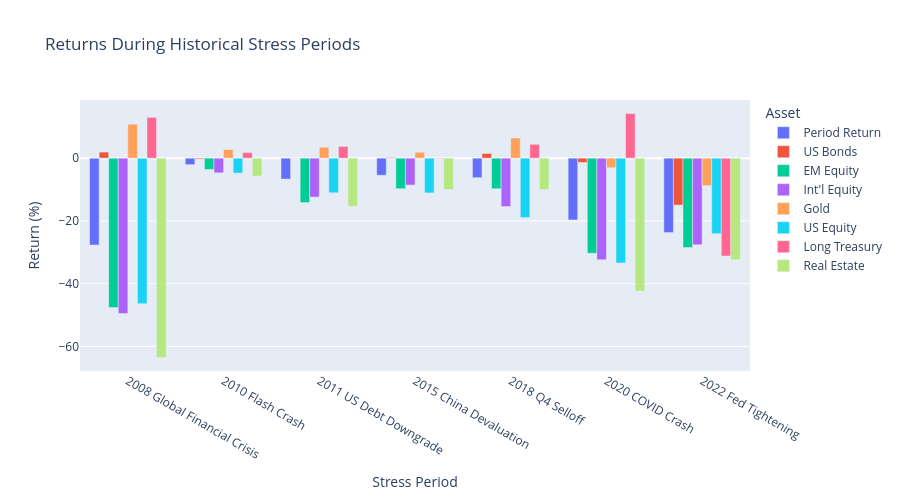

Source (notebook cell):
### Markdown cell above
Historical replay shows how a diversified portfolio behaves when correlations compress and
defensive sleeves are tested alongside equities. The next chart makes the cross-asset damage
pattern easier to compare across crises.

### Code cell
# Visualize stress period returns
stress_df = pd.DataFrame(
    {
        name: {
            **{"Period Return": result["cum_return"] * 100},
            **{SYMBOLS[k]: v * 100 for k, v in result["asset_returns"].items()},
        }
        for name, result in stress_results.items()
    }
).T

fig = px.bar(
    stress_df.reset_index().melt(id_vars="index", var_name="Asset", value_name="Return"),
    x="index",
    y="Return",
    color="Asset",
    barmode="group",
    title="Returns During Historical Stress Periods",
)
fig.update_layout(
    xaxis_title="Stress Period",
    yaxis_title="Return (%)",
    height=500,
)
fig.show()

### Figure 1 — Plotly figure (JSON) as saved in the notebook; plotly's stock layout.template omitted (floating-point values rounded to 4 significant figures)
{"data": [{"alignmentgroup": "True", "hovertemplate": "Asset=Period Return<br>index=%{x}<br>Return=%{y}<extra></extra>", "legendgroup": "Period Return", "marker": {"color": "#636efa", "pattern": {"shape": ""}}, "name": "Period Return", "offsetgroup": "Period Return", "orientation": "v", "showlegend": true, "textposition": "auto", "type": "bar", "x": ["2008 Global Financial Crisis", "2010 Flash Crash", "2011 US Debt Downgrade", "2015 China Devaluation", "2018 Q4 Selloff", "2020 COVID Crash", "2022 Fed Tightening"], "xaxis": "x", "y": [-27.69, -2.066, -6.664, -5.44, -6.214, -19.69, -23.71], "yaxis": "y"}, {"alignmentgroup": "True", "hovertemplate": "Asset=US Bonds<br>index=%{x}<br>Return=%{y}<extra></extra>", "legendgroup": "US Bonds", "marker": {"color": "#EF553B", "pattern": {"shape": ""}}, "name": "US Bonds", "offsetgroup": "US Bonds", "orientation": "v", "showlegend": true, "textposition": "auto", "type": "bar", "x": ["2008 Global Financial Crisis", "2010 Flash Crash", "2011 US Debt Downgrade", "2015 China Devaluation", "2018 Q4 Selloff", "2020 COVID Crash", "2022 Fed Tightening"], "xaxis": "x", "y": [1.945, -0.2959, -0.08282, 0.1829, 1.502, -1.37, -14.96], "yaxis": "y"}, {"alignmentgroup": "True", "hovertemplate": "Asset=EM Equity<br>index=%{x}<br>Return=%{y}<extra></extra>", "legendgroup": "EM Equity", "marker": {"color": "#00cc96", "pattern": {"shape": ""}}, "name": "EM Equity", "offsetgroup": "EM Equity", "orientation": "v", "showlegend": true, "textposition": "auto", "type": "bar", "x": ["2008 Global Financial Crisis", "2010 Flash Crash", "2011 US Debt Downgrade", "2015 China Devaluation", "2018 Q4 Selloff", "2020 COVID Crash", "2022 Fed Tightening"], "xaxis": "x", "y": [-47.61, -3.585, -14.14, -9.733, -9.755, -30.29, -28.51], "yaxis": "y"}, {"alignmentgroup": "True", "hovertemplate": "Asset=Int'l Equity<br>index=%{x}<br>Return=%{y}<extra></extra>", "legendgroup": "Int'l Equity", "marker": {"color": "#ab63fa", "pattern": {"shape": ""}}, "name": "Int'l Equity", "offsetgroup": "Int'l Equity", "orientation": "v", "showlegend": true, "textposition": "auto", "type": "bar", "x": ["2008 Global Financial Crisis", "2010 Flash Crash", "2011 US Debt Downgrade", "2015 China Devaluation", "2018 Q4 Selloff", "2020 COVID Crash", "2022 Fed Tightening"], "xaxis": "x", "y": [-49.5, -4.669, -12.4, -8.579, -15.43, -32.37, -27.63], "yaxis": "y"}, {"alignmentgroup": "True", "hovertemplate": "Asset=Gold<br>index=%{x}<br>Return=%{y}<extra></extra>", "legendgroup": "Gold", "marker": {"color": "#FFA15A", "pattern": {"shape": ""}}, "name": "Gold", "offsetgroup": "Gold", "orientation": "v", "showlegend": true, "textposition": "auto", "type": "bar", "x": ["2008 Global Financial Crisis", "2010 Flash Crash", "2011 US Debt Downgrade", "2015 China Devaluation", "2018 Q4 Selloff", "2020 COVID Crash", "2022 Fed Tightening"], "xaxis": "x", "y": [10.84, 2.763, 3.486, 1.895, 6.438, -3.055, -8.756], "yaxis": "y"}, {"alignmentgroup": "True", "hovertemplate": "Asset=US Equity<br>index=%{x}<br>Return=%{y}<extra></extra>", "legendgroup": "US Equity", "marker": {"color": "#19d3f3", "pattern": {"shape": ""}}, "name": "US Equity", "offsetgroup": "US Equity", "orientation": "v", "showlegend": true, "textposition": "auto", "type": "bar", "x": ["2008 Global Financial Crisis", "2010 Flash Crash", "2011 US Debt Downgrade", "2015 China Devaluation", "2018 Q4 Selloff", "2020 COVID Crash", "2022 Fed Tightening"], "xaxis": "x", "y": [-46.38, -4.759, -11.02, -11.07, -18.92, -33.4, -24.06], "yaxis": "y"}, {"alignmentgroup": "True", "hovertemplate": "Asset=Long Treasury<br>index=%{x}<br>Return=%{y}<extra></extra>", "legendgroup": "Long Treasury", "marker": {"color": "#FF6692", "pattern": {"shape": ""}}, "name": "Long Treasury", "offsetgroup": "Long Treasury", "orientation": "v", "showlegend": true, "textposition": "auto", "type": "bar", "x": ["2008 Global Financial Crisis", "2010 Flash Crash", "2011 US Debt Downgrade", "2015 China Devaluation", "2018 Q4 Selloff", "2020 COVID Crash", "2022 Fed Tightening"], "xaxis": "x", "y": [13.01, 1.8, 3.745, -0.1526, 4.424, 14.23, -31.19], "yaxis": "y"}, {"alignmentgroup": "True", "hovertemplate": "Asset=Real Estate<br>index=%{x}<br>Return=%{y}<extra></extra>", "legendgroup": "Real Estate", "marker": {"color": "#B6E880", "pattern": {"shape": ""}}, "name": "Real Estate", "offsetgroup": "Real Estate", "orientation": "v", "showlegend": true, "textposition": "auto", "type": "bar", "x": ["2008 Global Financial Crisis", "2010 Flash Crash", "2011 US Debt Downgrade", "2015 China Devaluation", "2018 Q4 Selloff", "2020 COVID Crash", "2022 Fed Tightening"], "xaxis": "x", "y": [-63.52, -5.72, -15.32, -9.986, -10.02, -42.33, -32.39], "yaxis": "y"}], "layout": {"barmode": "group", "height": 500, "legend": {"title": {"text": "Asset"}, "tracegroupgap": 0}, "title": {"text": "Returns During Historical Stress Periods"}, "xaxis": {"anchor": "y", "domain": [0.0, 1.0], "title": {"text": "Stress Period"}}, "yaxis": {"anchor": "x", "domain": [0.0, 1.0], "title": {"text": "Return (%)"}}}}
